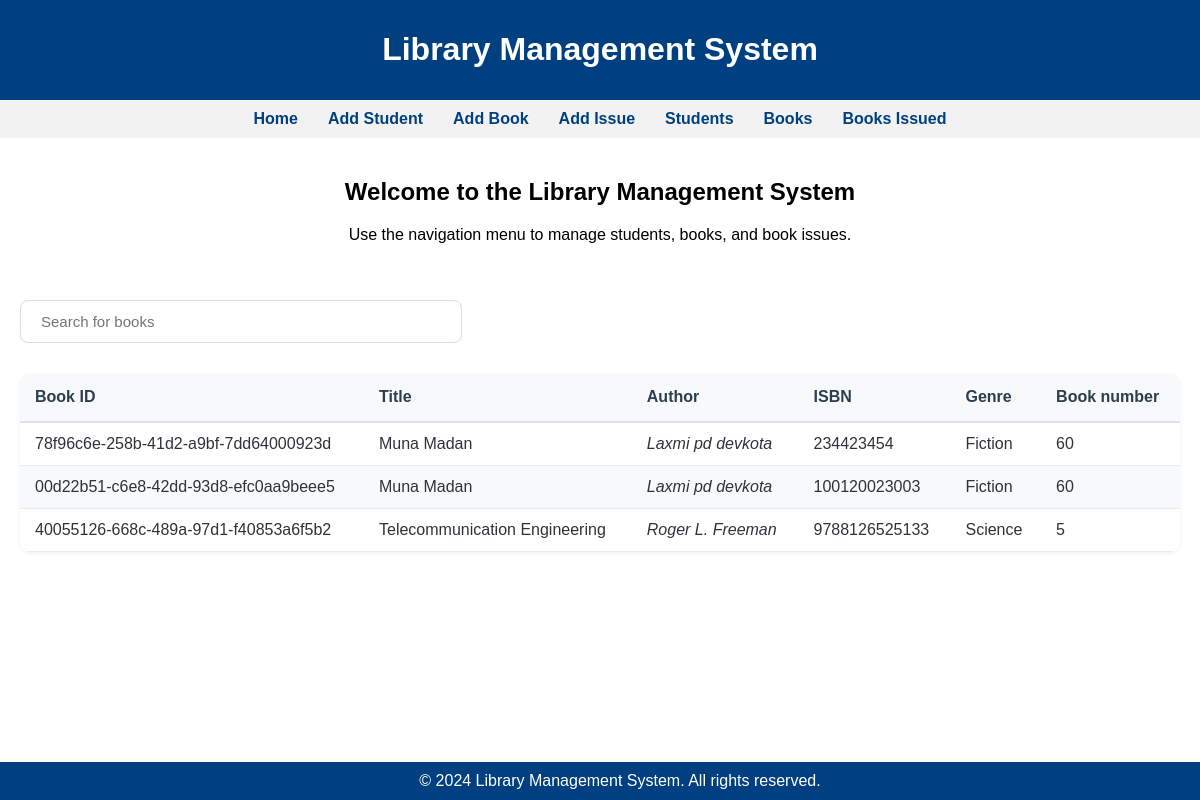
/view_books, run on the app's committed database.
### library/models.py (models this page shows, shortened)
class Book(models.Model):
    GENRE_CHOICES = [
        ('Fiction', 'Fiction'),
        ('Non-Fiction', 'Non-Fiction'),
        ('Fantasy', 'Fantasy'),
        ('Science', 'Science'),
        ('Biography', 'Biography'),
    ]
    id = models.UUIDField(primary_key=True, editable=False ,default= uuid.uuid4,help_text="Book unique id in the Library")
    title = models.CharField(max_length=200)
    author = models.CharField(max_length=200)
    ISBN = models.PositiveIntegerField(unique=True)
    genre = models.CharField(max_length=200,choices=GENRE_CHOICES)
    is_borrowed = models.BooleanField(default=False)
    book_no = models.PositiveIntegerField(null=True,help_text="Book numer for same kind of books")

### library/views.py (the view)
# urls.py: path('view_books',views.view_books,name="Book"),
def view_books(request):
    books = Book.objects.all()
    return render(request,'view_books.html',{'books':books})

### library/templates/view_books.html (shortened to what this page needs)
<!DOCTYPE html>
<html lang="en">
<head>
</head>
{% extends 'main.html' %}
    {% block content %}
    <div class="page-container">
        <div class="search-container">
            <input type="text" class="search-input" id="book_search" name="book_name" placeholder="Search for books" onkeyup="search_book()">
        </div>
        <div class="table-container">
            <table class="books-table">
                <thead>
                    <tr>
                    <th>Book ID</th>
                    <th>Title</th>
                    <th>Author</th>
                    <th>ISBN</th>
                    <th>Genre</th>
                    <th>Book number</th>
                    </tr>
                </thead>
                <tbody>
                    {% for book in books%}
                    <tr data-id="{{book.id}}" class="book book-row">
                        <td>{{book.id}}</td>
                        <td class="title">{{book.title}}</td>
                        <td class="author">{{book.author}}</td>
                        <td class="isbn">{{book.ISBN}}</td>
                        <td>{{book.genre}}</td>
                        <td>{{book.book_no}}</td>
                    </tr>
                    {% endfor %}
                </tbody>
            </table>
        </div>
    </div>
    {% endblock %}

### library/templates/view_books.html (style rules this page uses)
.page-container { padding: 20px; max-width: 1200px; margin: 0 auto; }
.search-container { margin-bottom: 30px; }
.search-input { width: 100%; max-width: 400px; padding: 12px 20px; border: 1px solid #ddd; border-radius: 8px; font-size: 15px; transition: all 0.3s ease; }
.table-container { background: white; border-radius: 10px; box-shadow: 0 2px 4px rgba(0, 0, 0, 0.05); overflow: hidden; }
.books-table { width: 100%; border-collapse: collapse; background: white; }
.books-table th { background: #f8f9fa; padding: 15px; text-align: left; font-weight: 600; color: #2c3e50; border-bottom: 2px solid #dee2e6; }
.books-table td { padding: 12px 15px; border-bottom: 1px solid #e9ecef; color: #2d3436; }
.book-row { transition: background-color 0.2s ease; }
.book-row:nth-child(even) { background-color: #f8f9fa; }
.title { font-weight: 500; color: #2980b9; }
.author { font-style: italic; }

### library/templates/main.html (style rules this page uses)
body { font-family: Arial, sans-serif; margin: 0; padding: 0; }

### data on the page
Book: id "78f96c6e-258b-41d2-a9bf-7dd64000923d", title "Muna Madan", author "Laxmi pd devkota", ISBN "234423454", genre "Fiction", book_no "60"
Book: id "00d22b51-c6e8-42dd-93d8-efc0aa9beee5", title "Muna Madan", author "Laxmi pd devkota", ISBN "100120023003", genre "Fiction", book_no "60"
Book: id "40055126-668c-489a-97d1-f40853a6f5b2", title "Telecommunication Engineering", author "Roger L. Freeman", ISBN "9788126525133", genre "Science", book_no "5"
